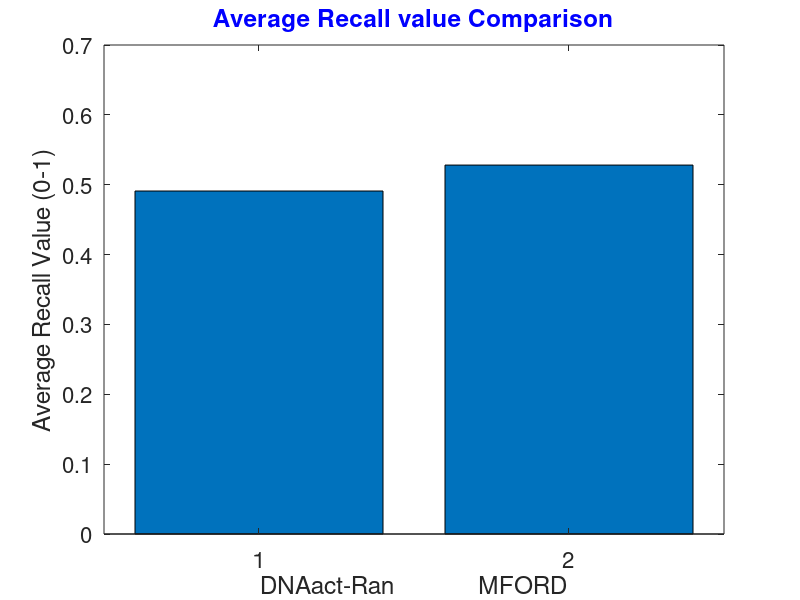
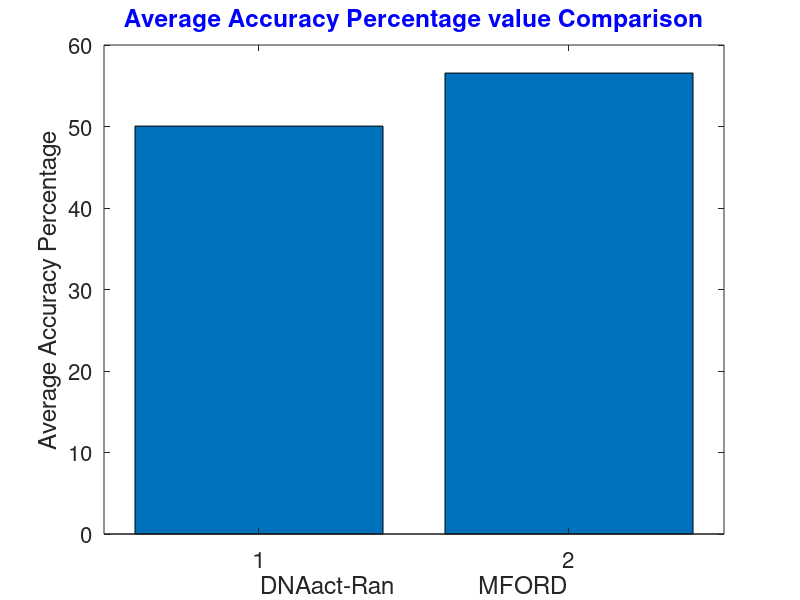
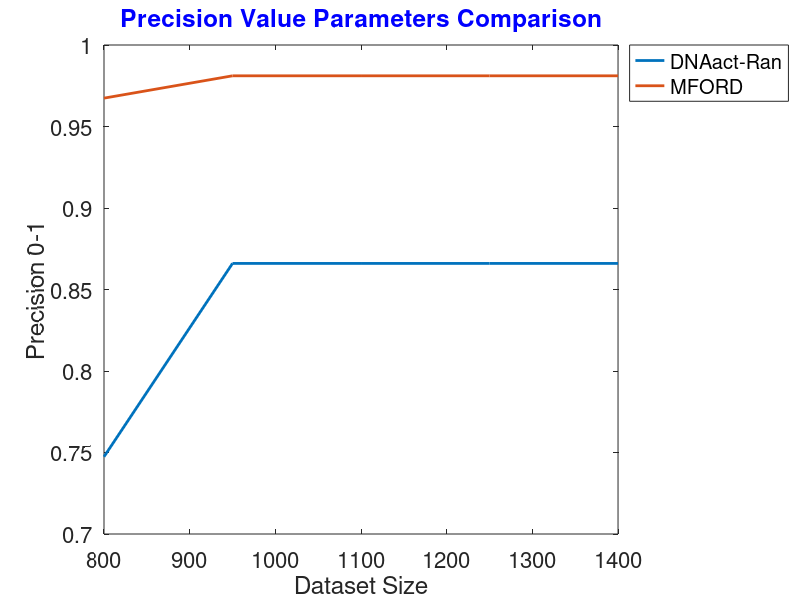
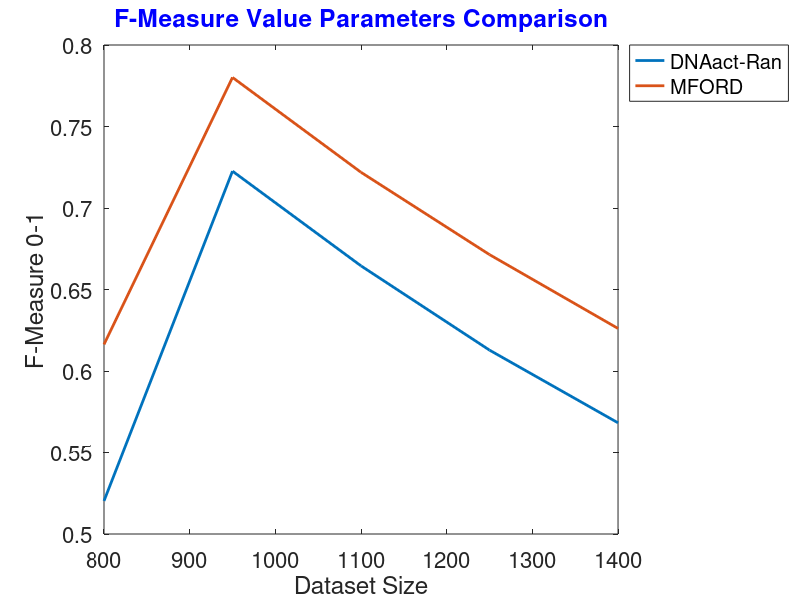

The MATLAB script that drew these images, in order:
function graphs_retrival2()
set(0,'DefaultAxesFontSize',16);
%====================================================

%====================================================
 figure;
PSNR=[0.49098	0.52812];

BER = [1,2];
p=bar(BER,PSNR);
title(['Average Recall value Comparison'],'Color','b');


ylabel('Average Recall Value (0-1)');

xlabel('DNAact-Ran              MFORD');


figure;
PSNR=[50.048	56.556];

BER = [1,2];
p=bar(BER,PSNR);
title(['Average Accuracy Percentage value Comparison'],'Color','b');


ylabel('Average Accuracy Percentage');

xlabel('DNAact-Ran              MFORD');

% hleg1 = legend('GAOF','FOGASD','TLGANN');
% set(hleg1,'Location','NorthEastOutside');
%==========================================================

figure;
b=[800 950 1100 1250 1400];
d=[0.7474 0.866 0.866 0.866 0.866];

p=plot(b,d);
set(p,'LineWidth',2);
hold all;
d=[0.9674 0.9811 0.9811 0.9811 0.9811];

p=plot(b,d);
set(p,'LineWidth',2);
title(['Precision Value Parameters Comparison'],'Color','b');


ylabel('Precision 0-1');

xlabel('Dataset Size');


hleg1 = legend('DNAact-Ran','MFORD');
set(hleg1,'Location','NorthEastOutside');



figure;
b=[800 950 1100 1250 1400];
d=[0.5203 0.7226 0.6645 0.6128 0.5682];

p=plot(b,d);
set(p,'LineWidth',2);
hold all;
d=[0.6163 0.7801 0.7219 0.6714 0.6261];

p=plot(b,d);
set(p,'LineWidth',2);
title(['F-Measure Value Parameters Comparison'],'Color','b');


ylabel('F-Measure 0-1');

xlabel('Dataset Size');


hleg1 = legend('DNAact-Ran','MFORD');
set(hleg1,'Location','NorthEastOutside');

end

